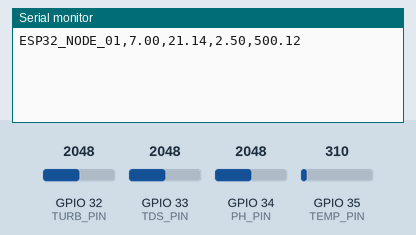
Bench run of a sketch on a simulated ESP32. Shown: the last lines printed to the serial monitor. Inputs (shaded band) come from the test bench; at power-on: GPIO 35 (TEMP_PIN) = 310, GPIO 32 (TURB_PIN) = 2048, GPIO 33 (TDS_PIN) = 2048, GPIO 34 (PH_PIN) = 2048.

Above: at 2.2 s.
2.3 s: GPIO 35 (TEMP_PIN) set to 372
At 6.8 s:
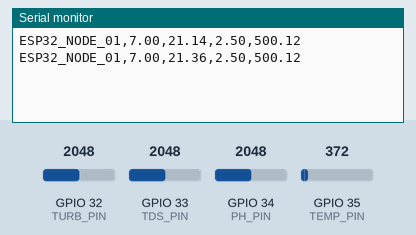
8.3 s: GPIO 32 (TURB_PIN) set to 2866
At 11.8 s:
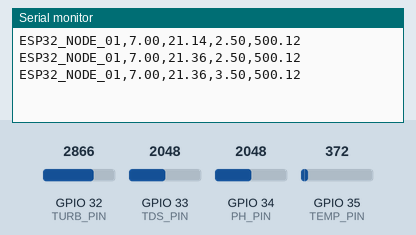
14.3 s: GPIO 33 (TDS_PIN) set to 2866
At 16.8 s:
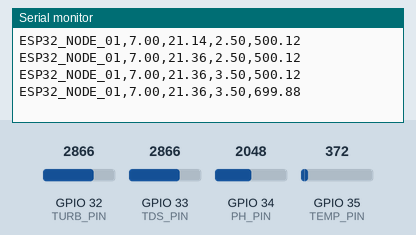
20.3 s: GPIO 34 (PH_PIN) set to 2866
At 21.9 s:
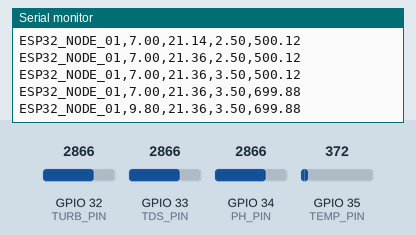
26.3 s: GPIO 35 (TEMP_PIN) set to 434
At 31.9 s:
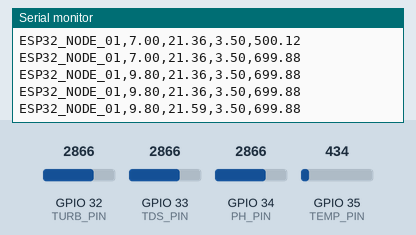
32.3 s: GPIO 32 (TURB_PIN) set to 3972
At 37.0 s:
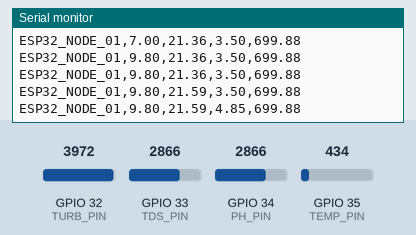
Timing chart, 0 to 38.5 s (numbered marks = the images above; inputs shaded):
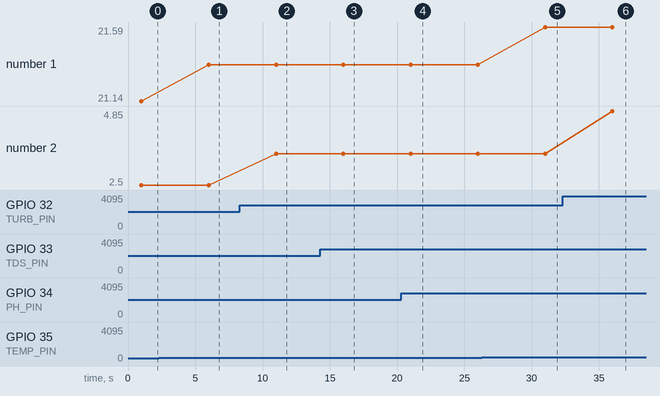

The sketch:

esp32_sensor_node.ino
```cpp
/**
 * ESP32 Water Quality Sensor Node
 * Sends data to the Python Backend via Serial
 * Data Format: sensor_id,ph,temperature,turbidity,tds
 */

#include <Arduino.h>

// Configuration
const char* SENSOR_ID = "ESP32_NODE_01";
const int BAUD_RATE = 115200;

// Sensor Pins (Adjust based on your wiring)
const int PH_PIN = 34;
const int TEMP_PIN = 35;
const int TURB_PIN = 32;
const int TDS_PIN = 33;

void setup() {
  Serial.begin(BAUD_RATE);
  delay(1000);
  // Serial.println("ESP32 Sensor Node Started");
}

float readPH() {
  int raw = analogRead(PH_PIN);
  // Example calibration: 0-4095 -> 0-14 pH
  return (raw / 4095.0) * 14.0;
}

float readTemp() {
  int raw = analogRead(TEMP_PIN);
  // Example: simple linear mapping
  return 20.0 + (raw / 4095.0) * 15.0;
}

float readTurbidity() {
  int raw = analogRead(TURB_PIN);
  return (raw / 4095.0) * 5.0; // NTU
}

float readTDS() {
  int raw = analogRead(TDS_PIN);
  return (raw / 4095.0) * 1000.0; // ppm
}

void loop() {
  float ph = readPH();
  float temp = readTemp();
  float turb = readTurbidity();
  float tds = readTDS();

  // Send data in CSV format: sensor_id,ph,temp,turb,tds
  Serial.print(SENSOR_ID);
  Serial.print(",");
  Serial.print(ph, 2);
  Serial.print(",");
  Serial.print(temp, 2);
  Serial.print(",");
  Serial.print(turb, 2);
  Serial.print(",");
  Serial.println(tds, 2);

  delay(5000); // Send data every 5 seconds
}
```

Measured:
- after the input at 2.3 s, the serial monitor: prints a new line after 3.7 s (image 1)
- after the input at 8.3 s, the serial monitor: prints a new line after 2.7 s (image 2)
- after the input at 14.3 s, the serial monitor: prints a new line after 1.7 s (image 3)
- after the input at 20.3 s, the serial monitor: prints a new line after 0.70 s (image 4)
- after the input at 26.3 s, the serial monitor: prints a new line after 4.7 s (image 5)
- after the input at 32.3 s, the serial monitor: prints a new line after 3.7 s (image 6)
- plotted number 1: 21.14 → 21.36 after the input at 2.3 s, 21.36 → 21.59 after the input at 26.3 s
- plotted number 2: 2.5 → 3.5 after the input at 8.3 s, 3.5 → 4.85 after the input at 32.3 s
